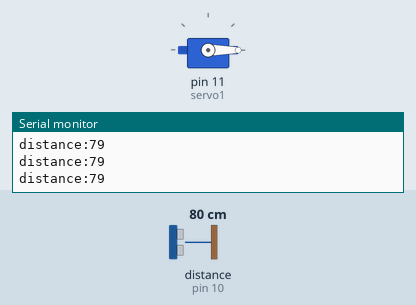
Recording of a sketch running on a simulated Arduino Uno, built with avr-gcc and run on an emulated ATmega328P. Shown: servo, the last lines printed to the serial monitor. Wiring (inferred from the names in the program): ultrasonic range finder: trigger pin 9; echo pin 10. The test bench sets the inputs (shaded band); at power-on: distance to the obstacle (sensor on pin 10) 80 cm. The echo pulse lasts 58.3 µs per cm.

Above: at 1.2 s.
1.3 s: distance to the obstacle (sensor on pin 10) set to 12 cm
2.8 s: distance to the obstacle (sensor on pin 10) set to 9 cm
At 4.0 s:
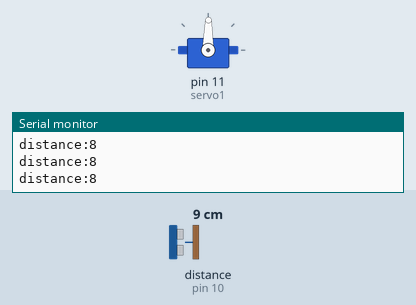
4.3 s: distance to the obstacle (sensor on pin 10) set to 18 cm
At 5.2 s:
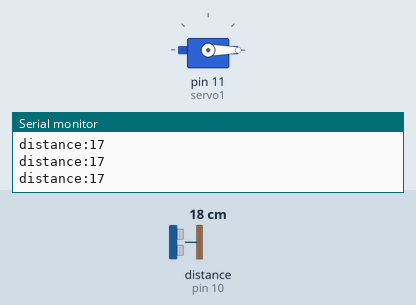
5.8 s: distance to the obstacle (sensor on pin 10) set to 2 cm
At 6.3 s:
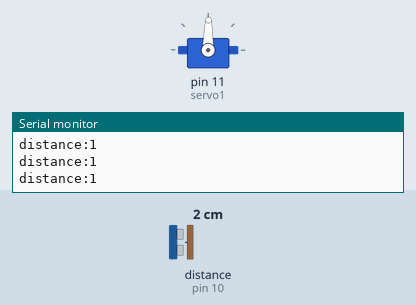
Timing chart, 0 to 8.3 s (numbered marks = the images above; inputs shaded):
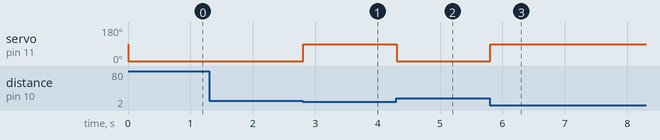

Measured:
- the behaviour switches between 11 and 10 cm on distance to the obstacle (sensor on pin 10) (found by bisection; images 0 and 1)
- after the input at 2.8 s, servo on pin 11 (servo1): 0° → 89° at once
- after the input at 4.3 s, servo on pin 11 (servo1): 89° → 0° at once
- after the input at 5.8 s, servo on pin 11 (servo1): 0° → 89° at once

The sketch:

ultrasonic_sensor.ino
```cpp
#include <Servo.h>
const int trigPin = 9;
const int echoPin = 10;
Servo servo1;


float duration, distance;

void setup()
{
  servo1.attach(11);
	pinMode(trigPin, OUTPUT);
	pinMode(echoPin, INPUT);
	Serial.begin(9600);

}

void loop()
{
	GetDistance();
	servo1.write(0);
	if(distance <=10)
  {
		servo1.write(89);
  }
	Serial.print("distance:");
	Serial.println(GetDistance());

}

int GetDistance() {

	digitalWrite(trigPin, LOW);
	delayMicroseconds(2);
	digitalWrite(trigPin, HIGH);
	delayMicroseconds(10);
	digitalWrite(trigPin, LOW);

	duration = pulseIn(echoPin, HIGH);
	distance = (duration*.0343)/2;

	return distance;
}
```
